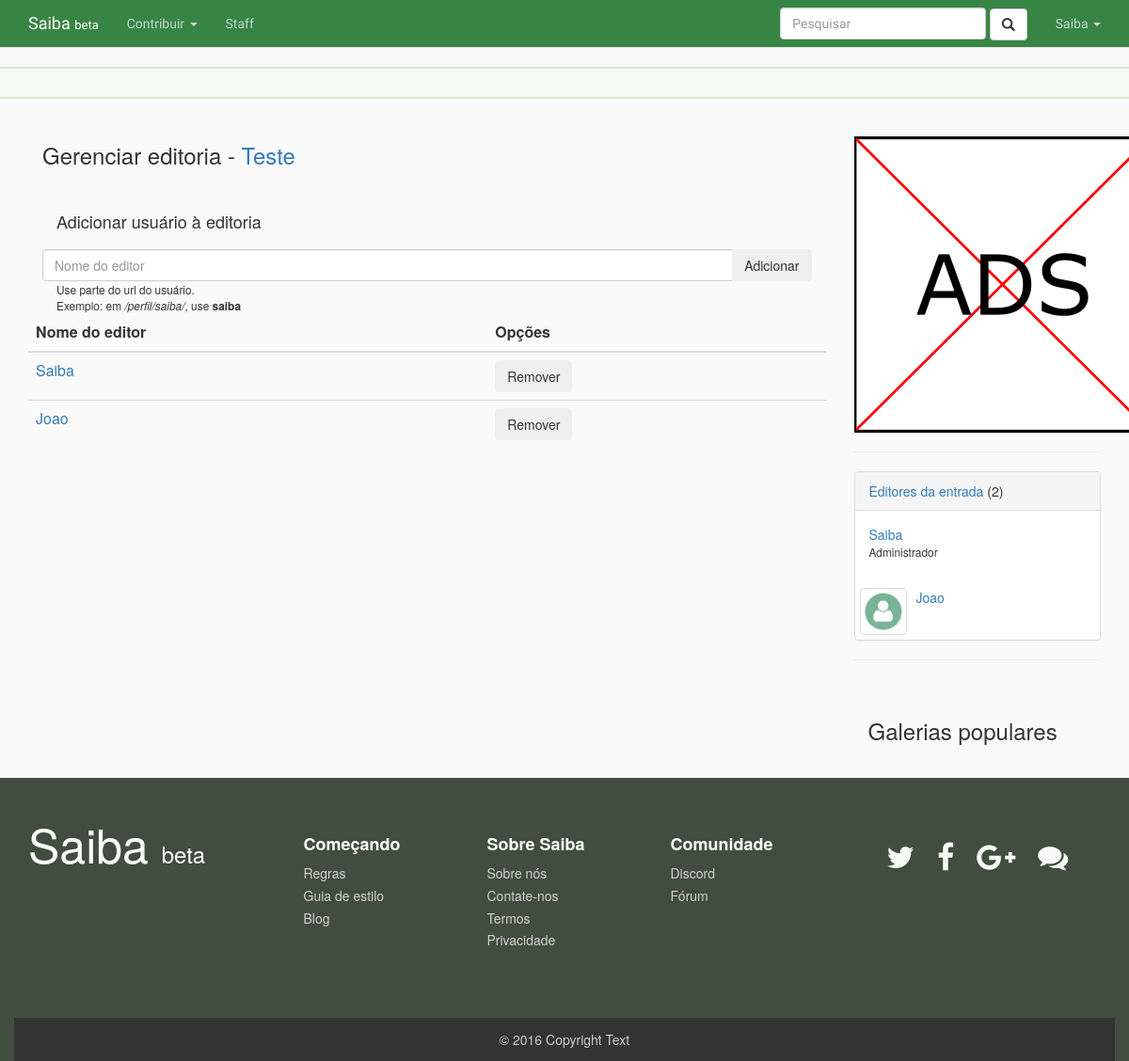
/entrada/teste/gerenciar-editoria (signed in), run on an earlier commit of the app's database.
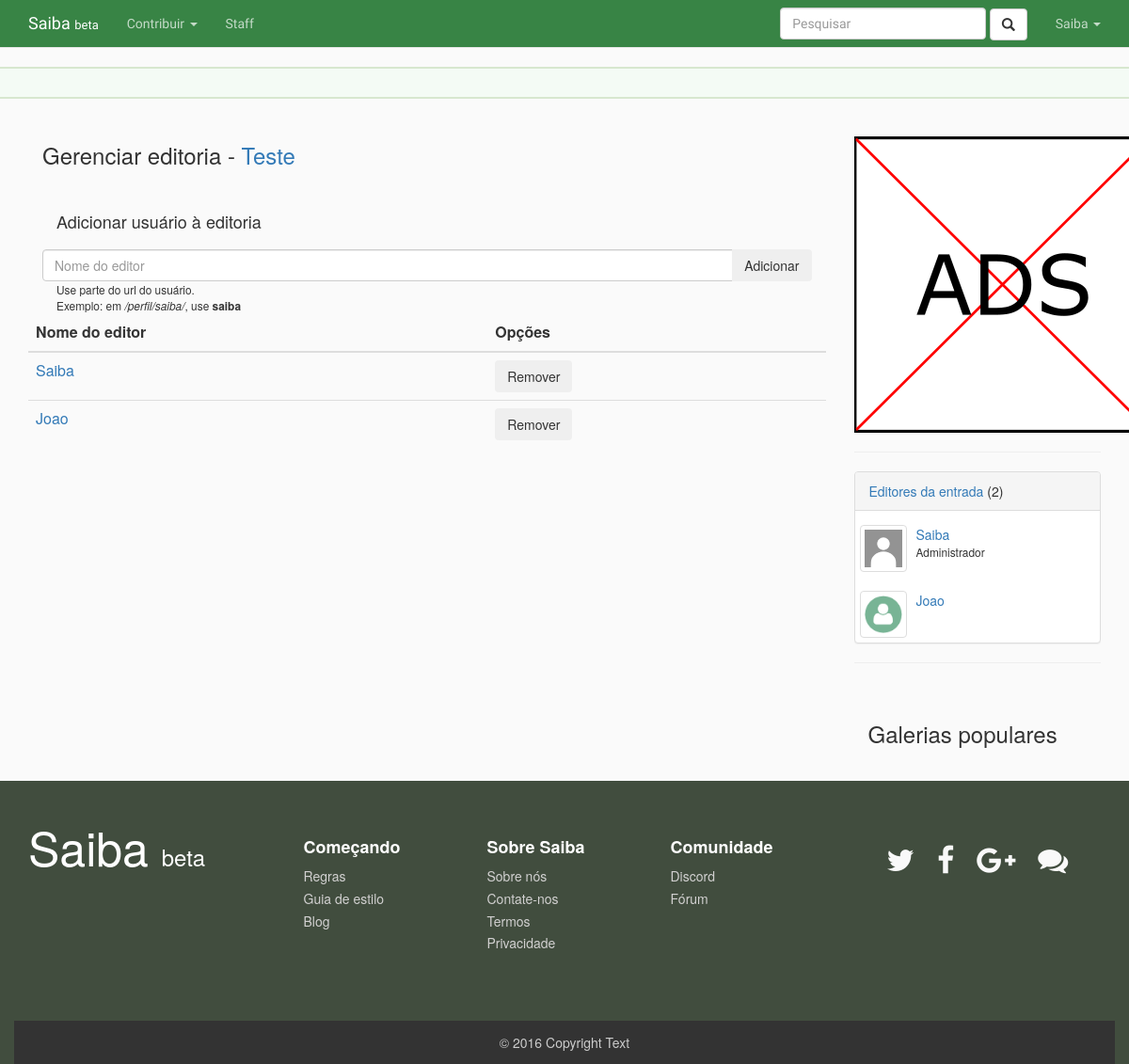
And on a later commit of the database.
### profile/models.py (models this page shows, shortened)
class Profile(models.Model):
    user        = models.OneToOneField(User, blank=True, null=True, default=None, on_delete=models.CASCADE)
    title       = models.CharField(max_length = 500, blank=True)
    slug        = models.SlugField(max_length=250, default="", blank=True)
    avatar      = models.ImageField(blank=True, upload_to='avatars/', default='assets/avatar_default.svg')
    gender      = models.CharField(max_length = 500, blank=True)
    location    = models.CharField(max_length = 500, blank=True)
    about       = models.TextField(max_length = 1500, blank=True)
    groups      = models.ManyToManyField(UserGroup, blank=True)

### entry/views.py (the view)
# urls.py: url(r'^(?P<entry_slug>[\w-]+)/gerenciar-editoria', views.manage_editorship, name = 'manage_editorship'),
def manage_editorship(request, entry_slug):
    entry = Entry.objects.get(slug=entry_slug)
    has_full_rights = request.user == entry.author or request.user.profile.HasPermission('edit_entry')
    if not has_full_rights and not entry.editorship.filter(user=request.user).exists():
        return redirect('entry:detail', entry_slug=entry_slug)
    editor_added = request.POST.get('editor_added')
    editor_removed = request.POST.get('editor_removed')
    entry = Entry.objects.get(slug=entry_slug)
    if editor_added:
        editor = Profile.objects.get(slug=editor_added)
        entry.editorship.add(editor)
    if editor_removed:
        editor = Profile.objects.get(slug=editor_removed)
        if editor.user == request.user or has_full_rights:
            entry.editorship.remove(editor)
    context = {'entry': entry, 'has_full_rights': has_full_rights}
    return render(request, 'entry/manage_editorship.html', context)

### entry/templates/entry/manage_editorship.html (shortened to what this page needs)
﻿{% extends 'home/base.html' %}
{% block body %}
    <h2 class="col-md-12">Gerenciar editoria - <a href="{% url "entry:detail" entry.slug %}">{{entry.title}}</a></h2>
    <form class="form-horizontal col-md-12" role="form" action="" method="post" enctype="multipart/form-data">
        <h3 class="col-md-12">Adicionar usuário à editoria</h3>
        <div class="input-group col-md-12">
            <input class="form-control" type="text" name="editor_added" placeholder="Nome do editor" {% if not has_full_rights %}disabled{% endif %}>
            <span class="input-group-btn">
                <button class="btn btn-secondary" type="submit" name="add_editor" {% if not has_full_rights %}disabled{% endif %}>Adicionar</button>
            </span>
        </div>
        <small class="col-md-6">Use parte do url do usuário.<br/>Exemplo: em <em>{% url 'profile:detail' request.user.profile.slug %}</em>, use <strong>{{request.user.profile.slug}}</strong></small>
        <div class="form-group">
            <table class="table">
                <thead>
                    <tr>
                        <th>Nome do editor</th>
                        <th>Opções</th>
                    </tr>
                </thead>
                <tbody>
                    {% for editor in entry.editorship.all %}
                        <tr>
                            <td><a href='{% url 'profile:detail' editor.slug %}'>{{ editor.user.username }}</a></td>
                            <td>{% if has_full_rights or editor.user == user %}<button class="btn btn-secondary" type="submit" name="editor_removed" value="{{editor.slug}}">Remover</button>{% endif %}</td>
                        </tr>
                    {% endfor %}
                </tbody>
            </table>
        </div>
    </form>
{% endblock %}

### home/templates/home/sidebar.html (shortened to what this page needs)
﻿<section id="ads">
    <img src="/media/ad_test.png" class='media-object'/>
</section>
{% if entry.editorship.all %}
    <hr/>
    <section id="lista-editores" class="panel panel-default">
        <div class="panel-heading"><a href="{% url 'entry:editorship' entry.slug %}">Editores da entrada</a> ({{entry.editorship.all|length}})</div>
        {% for editor in entry.editorship.all %}
            <div class="media" style="padding-left:5px; padding-bottom: 5px;">
                <div class="media-left media-middle">
                    {% if editor.avatar %}
                        <img src="{{editor.avatar.url}}" class="media-object img-thumbnail" style="width:50px">
                    {% endif%}
                </div>
                <div class="media-body">
                    <a class='media-heading' href="{% url 'profile:detail' editor.slug %}">{{editor.user.username}}</a>
                    <p><small>{{editor.user.profile.title}}</small></p>
                </div>
            </div>
        {% endfor %}
    </section>
{% endif %}
<hr/>
<section id="imagens-populares" class="container media col-md-12">
    <h2>Galerias populares</h2>
</section>

What changed in the data, as far as the page shows it:
changed Profile "Administrador": avatar: picture added
